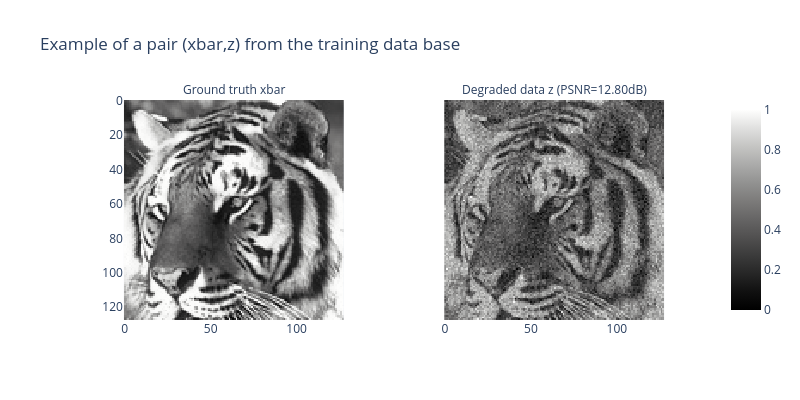

This figure's notebook cell:
### Code cell
# exemple (suite)
z_ex, xbar_ex, image_id = train_noisybsds[Nex]

img_xbar_ex = optim.torchImg2Numpy(xbar_ex)
img_z_ex    = optim.torchImg2Numpy(z_ex)

snr_ex = optim.snr(img_z_ex,img_xbar_ex)

fig = px.imshow(np.array([img_xbar_ex,img_z_ex]), color_continuous_scale='gray',
                    title="Example of a pair (xbar,z) from the training data base",
                    facet_col=0, facet_col_spacing=0, facet_col_wrap=2,
                    width=800, height=400,
                    )
fig.update_coloraxes(cmin=0, cmax=1)

legend = ['Ground truth xbar','Degraded data z (PSNR='  +"{:.2f}".format(snr_ex)+'dB)']
item_map={f'{i}':key for i, key in enumerate(legend)}
fig.for_each_annotation(lambda a: a.update(text=item_map[a.text.split("=")[1]]))

fig.show()

### Figure 1 — Plotly figure (JSON) as saved in the notebook; plotly's stock layout.template omitted (floating-point values rounded to 4 significant figures; data arrays with more than 128 entries replaced by an {"elided": "..."} marker saying what was removed)
{"data": [{"coloraxis": "coloraxis", "hovertemplate": "x: %{x}<br>y: %{y}<br>color: %{z}<extra></extra>", "name": "0", "type": "heatmap", "xaxis": "x", "yaxis": "y", "z": {"elided": "128x128 float values"}}, {"coloraxis": "coloraxis", "hovertemplate": "x: %{x}<br>y: %{y}<br>color: %{z}<extra></extra>", "name": "1", "type": "heatmap", "xaxis": "x2", "yaxis": "y2", "z": {"elided": "128x128 float values"}}], "layout": {"annotations": [{"font": {}, "showarrow": false, "text": "Ground truth xbar", "x": 0.245, "xanchor": "center", "xref": "paper", "y": 1, "yanchor": "bottom", "yref": "paper"}, {"font": {}, "showarrow": false, "text": "Degraded data z (PSNR=12.80dB)", "x": 0.755, "xanchor": "center", "xref": "paper", "y": 1, "yanchor": "bottom", "yref": "paper"}], "coloraxis": {"cmax": 1, "cmin": 0, "colorscale": [[0, "rgb(0, 0, 0)"], [0.09091, "rgb(16, 16, 16)"], [0.1818, "rgb(38, 38, 38)"], [0.2727, "rgb(59, 59, 59)"], [0.3636, "rgb(81, 80, 80)"], [0.4545, "rgb(102, 101, 101)"], [0.5455, "rgb(124, 123, 122)"], [0.6364, "rgb(146, 146, 145)"], [0.7273, "rgb(171, 171, 170)"], [0.8182, "rgb(197, 197, 195)"], [0.9091, "rgb(224, 224, 223)"], [1, "rgb(254, 254, 253)"]]}, "height": 400, "title": {"text": "Example of a pair (xbar,z) from the training data base"}, "width": 800, "xaxis": {"anchor": "y", "constrain": "domain", "domain": [0, 0.49], "scaleanchor": "y"}, "xaxis2": {"anchor": "y2", "domain": [0.51, 1], "matches": "x"}, "yaxis": {"anchor": "x", "autorange": "reversed", "constrain": "domain", "domain": [0, 1]}, "yaxis2": {"anchor": "x2", "domain": [0, 1], "matches": "y", "showticklabels": false}}}
